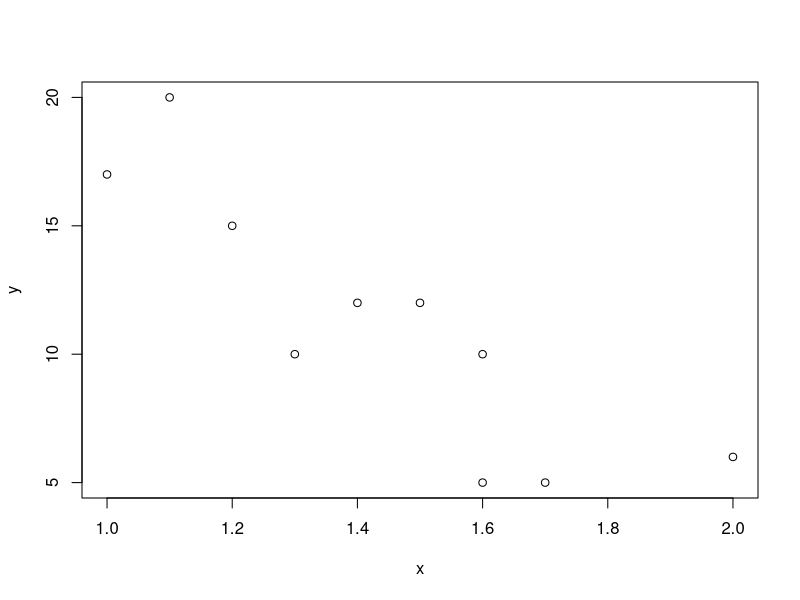

Write the R code that produced this figure. (Note: this script raises an error after producing the figure.)
y = c(10, 6, 5, 12, 10, 15, 5, 12, 17, 20)
x = c(1.30, 2, 1.7, 1.5, 1.6, 1.2, 1.6, 1.4, 1, 1.10)
plot(x, y)

predicted_error = serror1 * sqrt(1.1 + ((1.63-mean(x))^2)/(sum((x-mean(x))^2)))
x1 = c(1.63)
X[,2]
pred1.2 = serror1 * 
  sqrt(1.1 + 
    t(x1-mean(X[,2])) %*% 
    solve(
      t(X[,2]-mean(X[,2])) %*% (X[,2]-mean(X[,2]))
    ) 
    %*% (x1-mean(X[,2])))

8.4398 + 2.306004 * predicted_error

X2 = matrix(c(
      1, 1, 1, 1, 1, 1, 1,
      -3, -2, -1, 0, 1, 2, 3,
       5, 0, -3, -4, -3, 0, 5,
       -1, 1, 1, 0, -1, -1, 1),
nrow=7, ncol=4)

lm(y ~ X2[,-1])

bhats = solve(t(X2) %*% X2) %*% t(X2) %*% y
X2 %*% betas2


serror2 = deviance(lm(y2 ~ X2[,-1])) / 3
means = c(mean(X2[,2]), mean(X2[,3]), mean(X2[,4]))


pred2 = serror2 * 
  sqrt(1 + 1/7 + t(X2[5,-1]) %*% solve(t(X2[,-1]) %*% X2[,-1]) %*% X2[5,-1])

# testing the hypothesis that beta1 = beta2 = 0
A = matrix(c(0,1,0,0,0,0,1,0), nrow=2, ncol=4, byrow = TRUE)
c = c(0,0)

Abhat = A %*% bhats
T = solve(A %*% solve(t(X2) %*% X2) %*% t(A))
F = (t((Abhat)) %*% T %*% Abhat)/2*serror2

csv
mpg = Auto[,1]
dm = data.matrix(Auto[,-c(1,8,9)])
lambda = 5
design = cbind(intercept=1, dm)
bhats = solve(t(X2) %*% X2 + lambda * diag(ncol(design))) %*% t(X2) %*% mpg
X2 %*% bhats
